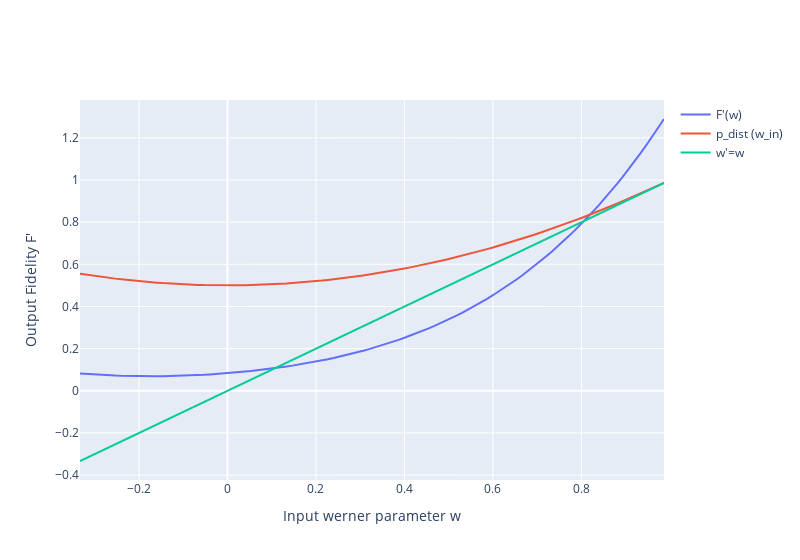

Source (notebook cell):
### Code cell
F_in = np.arange(0.0, 1.0, 0.01)
w_in = F_to_werner(F_in)

fig = go.Figure()

fig.add_trace(go.Scatter(x=w_in, y=w_to_bell_state_fidelity(w_in, w_in),
                    mode='lines',
                    name="F'(w)"))

fig.add_trace(go.Scatter(x=w_in, y=w_to_p_dist(w_in, w_in),
                    mode='lines',
                    name="p_dist (w_in)"))

fig.add_trace(go.Scatter(x=w_in, y=w_in,
                    mode='lines',
                    name="w'=w"))

fig.update_layout(
    xaxis_title='Input werner parameter w',
    yaxis_title="Output Fidelity F'",
    width=800,
)

fig.show()
